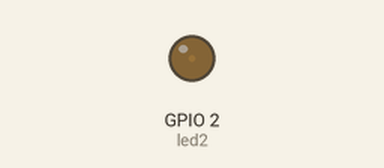
This program was run on a simulated ESP32 board running MicroPython. Parts: output pins drawn as LEDs (lit = HIGH).

Above: at 0.05 s.
At 1.25 s:
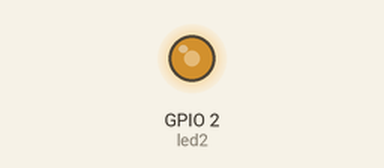
At 1.85 s:
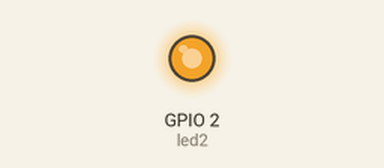
At 3.7 s:
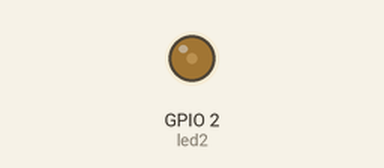
Timing chart, 0 to 5.4 s (numbered marks = the images above):
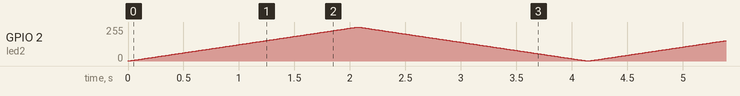

The program:

pwm_light.py
```python
from machine import Pin, PWM
import time

'''
    呼吸灯演示
'''
led2 = PWM(Pin(2, Pin.OUT))
led2.freq(1000)
while True:
    for i in range(0, 1024):
        led2.duty(i)
        time.sleep_ms(2)
    for i in range(1024, -1, -1):
        led2.duty(i)
        time.sleep_ms(2)
```
